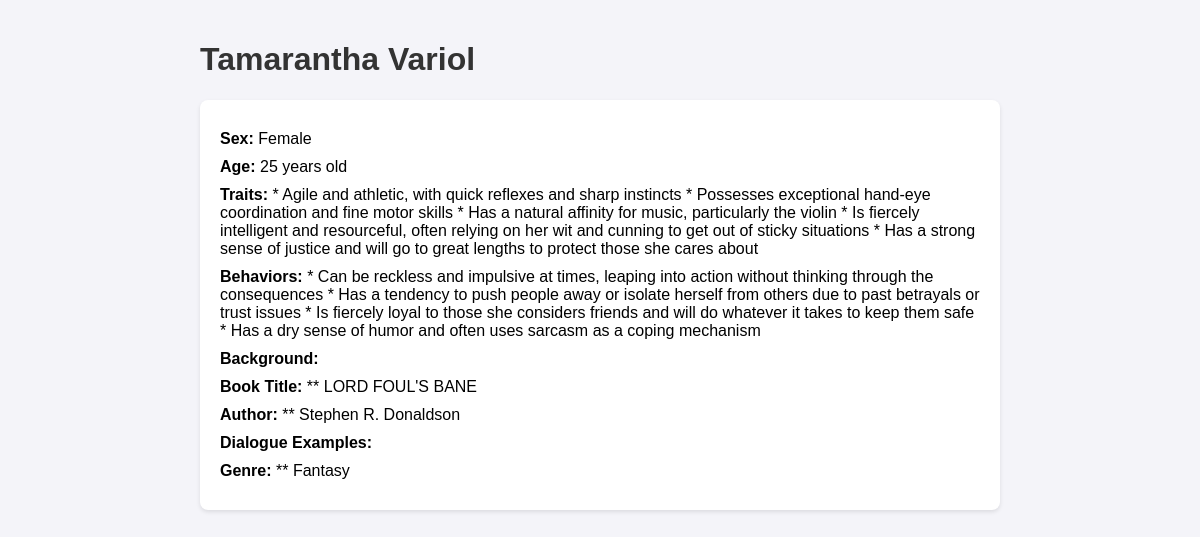
Screenshot of /character/3 with the database file from the repository.
### app/models/character.py (models this page shows)
class Character(Base):
    __tablename__ = "characters"
    id = Column(Integer, primary_key=True, index=True)
    name = Column(String, index=True)
    sex = Column(String, index=True)
    age = Column(String, index=True)
    traits = Column(String, index=True)
    behaviors = Column(String, index=True)
    background = Column(String, index=True)
    book_title = Column(String, index=True)
    author = Column(String, index=True)
    dialogue_examples = Column(String, index=True)
    genre = Column(String, index=True)

### app/routes/view_characters.py (the view)
@router.get("/character/{character_id}", response_class=HTMLResponse)
async def view_character(request: Request, character_id: int, db: Session = Depends(get_db)):
    character = db.query(Character).filter(Character.id == character_id).first()
    if not character:
        return HTMLResponse(content="Character not found", status_code=404)
    return templates.TemplateResponse("view_character.html", {
        "request": request,
        "character": character
    })

### templates/view_character.html (shortened to what this page needs)
<!DOCTYPE html>
<html lang="en">
<head>
</head>
<body>
    <h1>{{ character.name }}</h1>
    <div class="character-details">
        <p><strong>Sex:</strong> {{ character.sex }}</p>
        <p><strong>Age:</strong> {{ character.age }}</p>
        <p><strong>Traits:</strong> {{ character.traits }}</p>
        <p><strong>Behaviors:</strong> {{ character.behaviors }}</p>
        <p><strong>Background:</strong> {{ character.background }}</p>
        <p><strong>Book Title:</strong> {{ character.book_title }}</p>
        <p><strong>Author:</strong> {{ character.author }}</p>
        <p><strong>Dialogue Examples:</strong> {{ character.dialogue_examples }}</p>
        <p><strong>Genre:</strong> {{ character.genre }}</p>
    </div>
</body>
</html>

### templates/view_character.html (style rules this page uses)
body { font-family: Arial, sans-serif; max-width: 800px; margin: 0 auto; padding: 20px; background-color: #f4f4f9; }
h1, h2 { color: #333; }
.character-details { background: #fff; padding: 20px; border-radius: 8px; box-shadow: 0 2px 4px rgba(0, 0, 0, 0.1); }
.character-details p { margin: 10px 0; }

### rows the page displays
Character: name "Tamarantha Variol", sex "Female", age "25 years old", traits "* Agile and athletic, with quick reflexes and sharp instincts * Possesses exceptional hand-eye coordination and fine motor skills * Has a natural affinity for music, particularly the violin * Is fiercely intelligent and resourceful, often relying on her wit and cunning to get out of sticky situations * Has a strong sense of justice and will go to great lengths to protect those she cares about", behaviors "* Can be reckless and impulsive at times, leaping into action without thinking through the consequences * Has a tendency to push people away or isolate herself from others due to past betrayals or trust issues * Is fiercely loyal to those she considers friends and will do whatever it takes to keep them safe * Has a dry sense of humor and often uses sarcasm as a coping mechanism", book_title "** LORD FOUL'S BANE", author "** Stephen R. Donaldson", genre "** Fantasy"
